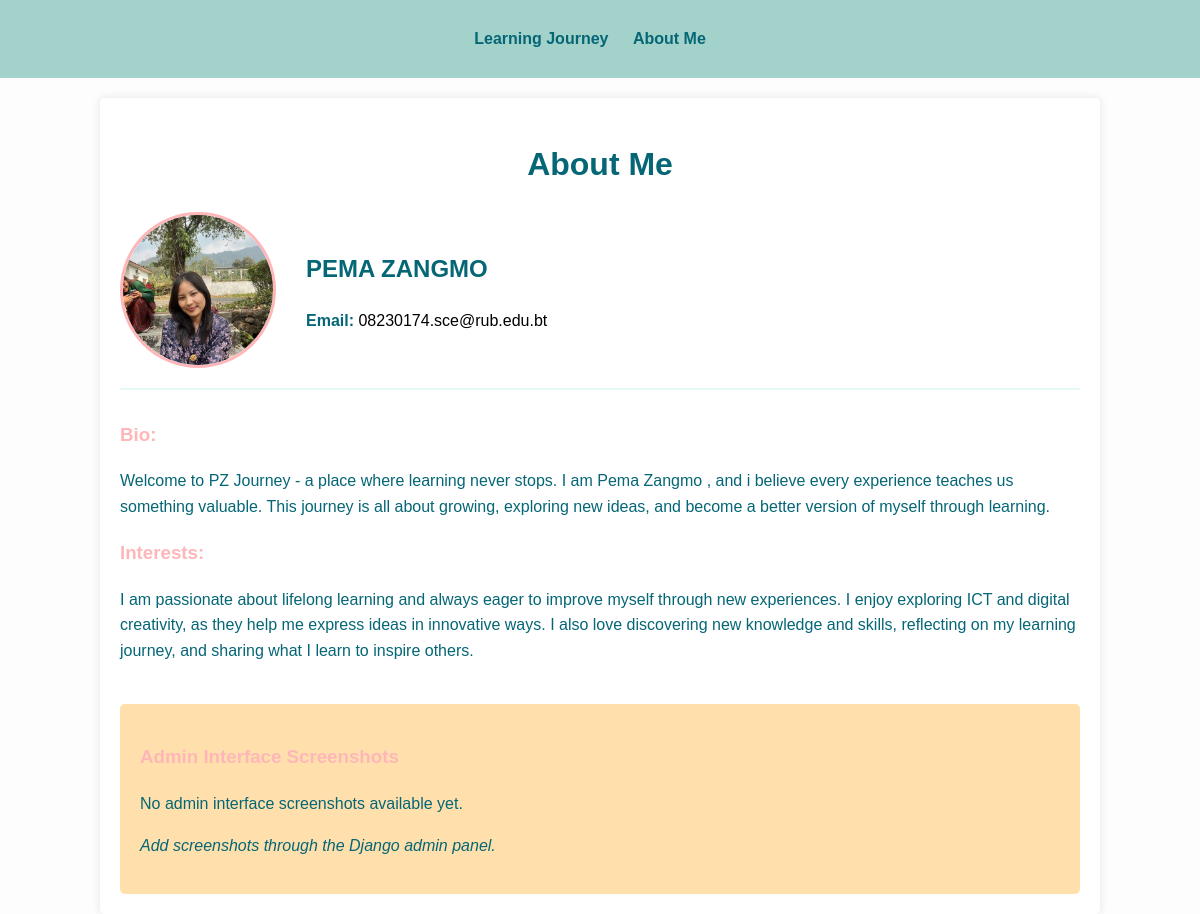
The page /about/ on the database its author committed.
### pzJourney/models.py (models this page shows, shortened)
class AboutMe(models.Model):
    name = models.CharField(max_length=100)
    bio = models.TextField()
    email = models.EmailField()
    interests = models.TextField()
    profile_picture = models.ImageField(
        upload_to='profile_pictures/',
        blank=True,
        null=True,
        help_text="Upload your profile picture"
    )

### pzJourney/views.py (the view)
# urls.py: path('about/', views.about_me, name='about_me'),
def about_me(request):
    about_info = AboutMe.objects.first()
    about_screenshots = AdminScreenshot.objects.filter(
        screenshot_type='about_me'
    ).order_by('-created_at')
    context = {
        'about_info': about_info,
        'about_screenshots': about_screenshots
    }
    return render(request, 'aboutMe.html', context)

### pzJourney/templates/aboutMe.html (shortened to what this page needs)
<!DOCTYPE html>
<html lang="en">
<head>
</head>
<body>
    <nav>
        <ul>
            <li><a href="/">Learning Journey</a></li>
            <li><a href="/about/">About Me</a></li>
        </ul>
    </nav>
    <div class="container">
        <h1>About Me</h1>
        {% if about_info %}
        <div class="profile-header">
            {% if about_info.profile_picture %}
                <img src="{{ about_info.profile_picture.url }}"
                     alt="Profile Picture of {{ about_info.name }}"
                     class="profile-picture">
            {% else %}
                <div class="no-image">
                    No Profile<br>Picture
                </div>
            {% endif %}
            <div class="profile-info">
                <h2>{{ about_info.name }}</h2>
                <div class="info-item">
                    <strong>Email:</strong> {{ about_info.email }}
                </div>
            </div>
        </div>
        <div class="info-item">
            <h3>Bio:</h3>
            <p>{{ about_info.bio }}</p>
        </div>
        <div class="info-item">
            <h3>Interests:</h3>
            <p>{{ about_info.interests }}</p>
        </div>
        {% else %}
        <p>About me information not available yet.</p>
        {% endif %}
        <div class="screenshot-section">
            <h3>Admin Interface Screenshots</h3>
            {% if about_screenshots %}
                {% for screenshot in about_screenshots %}
                <div style="margin-bottom: 20px; text-align: center;">
                    <h4 style="color: #056676;">{{ screenshot.title }}</h4>
                    {% if screenshot.description %}
                        <p>{{ screenshot.description }}</p>
                    {% endif %}
                    <img src="{{ screenshot.screenshot.url }}"
                         alt="{{ screenshot.title }}"
                         style="max-width: 100%; border: 1px solid #ddd; border-radius: 5px;">
                </div>
                {% endfor %}
            {% else %}
                <p>No admin interface screenshots available yet.</p>
                <p><em>Add screenshots through the Django admin panel.</em></p>
            {% endif %}
        </div>
    </div>
</body>
</html>

### pzJourney/templates/aboutMe.html (style rules this page uses)
body { font-family: Arial, sans-serif; line-height: 1.6; margin: 0; padding: 0; background-color: #fdfdfd; }
.container { width: 80%; margin: auto; overflow: hidden; padding: 20px; background: white; margin-top: 20px; border-radius: 5px; box-shadow: 0 0 10px rgba(0,0,0,0.1); }
nav { background: #a3d2ca; color: #056676; padding: 10px 0; }
nav ul { list-style: none; padding: 0; text-align: center; }
nav ul li { display: inline; margin-right: 20px; }
nav a { color: #056676; text-decoration: none; font-weight: bold; }
h1 { color: #056676; text-align: center; }
.profile-header { display: flex; align-items: center; margin-bottom: 30px; border-bottom: 2px solid #e4f9f5; padding-bottom: 20px; }
.profile-picture { width: 150px; height: 150px; border-radius: 50%; object-fit: cover; border: 3px solid #ffb6b9; margin-right: 30px; }
.profile-info { flex: 1; }
.info-item { margin-bottom: 15px; }
.info-item strong { color: #056676; }
.screenshot-section { margin-top: 40px; padding: 20px; background: #ffe0ac; border-radius: 5px; }
h2 { color: #056676; }
h3 { color: #ffb6b9; }
p { color: #056676; }

### rows shown on the page
AboutMe: profile_picture (picture), name "PEMA ZANGMO", email "08230174.sce@rub.edu.bt", bio "Welcome to PZ Journey - a place where learning never stops. I am Pema Zangmo , and i believe every experience teaches us something valuable. This journey is all about growing, exploring new ideas, and become a better version of myself through learning.", interests "I am passionate about lifelong learning and always eager to improve myself through new experiences. I enjoy exploring ICT and digital creativity, as they help me express ideas in innovative ways. I also love discovering new knowledge and skills, reflecting on my learning journey, and sharing what I learn to inspire others."
